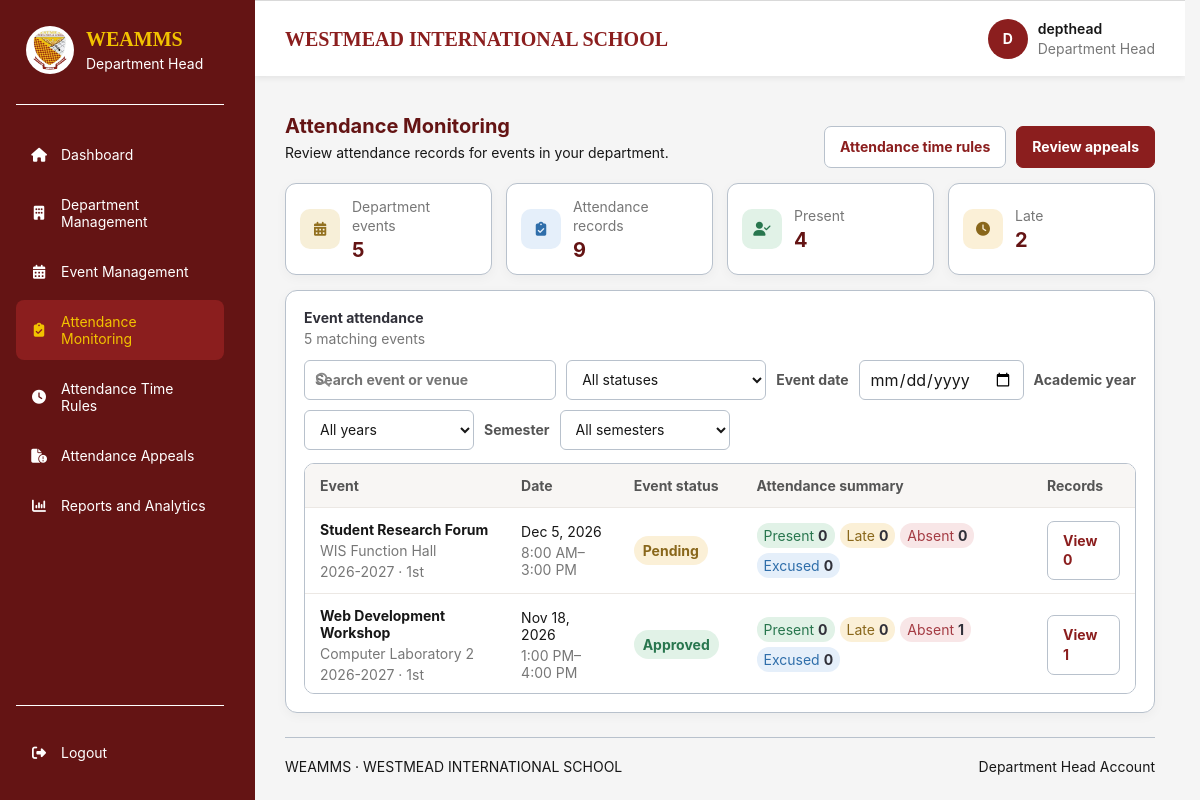
The page /department-head/attendance/index.php (signed in) on the database its author committed.
### tables this page shows
CREATE TABLE `events` (
  `event_id` bigint(20) UNSIGNED NOT NULL,
  `department_id` bigint(20) UNSIGNED NOT NULL,
  `requested_by` bigint(20) UNSIGNED NOT NULL,
  `academic_period_id` bigint(20) UNSIGNED NOT NULL,
  `event_title` varchar(200) NOT NULL,
  `event_description` text DEFAULT NULL,
  `venue` varchar(200) DEFAULT NULL,
  `start_at` datetime NOT NULL,
  `end_at` datetime NOT NULL,
  `attendance_opens_at` datetime DEFAULT NULL,
  `attendance_closes_at` datetime DEFAULT NULL,
  `event_status` enum('pending','approved','rejected','cancelled','cancellation_requested','completed') NOT NULL DEFAULT 'pending',
  `admin_reviewed_by` bigint(20) UNSIGNED DEFAULT NULL,
  `admin_reviewed_at` datetime DEFAULT NULL,
  `admin_remarks` text DEFAULT NULL,
  `cancellation_requested_at` datetime DEFAULT NULL,
  `cancellation_requested_by` bigint(20) UNSIGNED DEFAULT NULL,
  `cancellation_request_remarks` text DEFAULT NULL,
  `created_at` timestamp NOT NULL DEFAULT current_timestamp(),
  `updated_at` timestamp NOT NULL DEFAULT current_timestamp() ON UPDATE current_timestamp()
);

CREATE TABLE `academic_periods` (
  `academic_period_id` bigint(20) UNSIGNED NOT NULL,
  `academic_year` varchar(20) NOT NULL,
  `semester` enum('1st','2nd','Summer','Other') NOT NULL DEFAULT '1st',
  `start_date` date NOT NULL,
  `end_date` date NOT NULL,
  `is_current` tinyint(1) NOT NULL DEFAULT 0,
  `created_at` timestamp NOT NULL DEFAULT current_timestamp()
);

### includes/department_head_context.php (called while the page is built, shortened)
<?php
function dhEscape(mixed $value): string
{
    return htmlspecialchars(
        (string) $value,
        ENT_QUOTES,
        'UTF-8'
    );
}

### department-head/attendance/index.php (the view, shortened to what this page needs)
<?php
require_once __DIR__ . '/../../includes/department_head_layout_start.php';
$search = trim(is_string($_GET['q'] ?? null) ? $_GET['q'] : '');
$dateFilter = $_GET['date'] ?? '';
$sql = "
    SELECT e.event_id, e.event_title, e.venue, e.start_at, e.end_at,
           e.event_status, ap.academic_year, ap.semester,
           COALESCE(a.record_count, 0) AS record_count,
           COALESCE(a.present_count, 0) AS present_count,
           COALESCE(a.late_count, 0) AS late_count,
           COALESCE(a.absent_count, 0) AS absent_count,
           COALESCE(a.excused_count, 0) AS excused_count
    FROM events e
    INNER JOIN academic_periods ap
        ON ap.academic_period_id = e.academic_period_id
    LEFT JOIN (
        SELECT ea.event_id,
               COUNT(*) AS record_count,
               SUM(ea.attendance_status = 'present') AS present_count,
               SUM(ea.attendance_status = 'late') AS late_count,
               SUM(ea.attendance_status = 'absent') AS absent_count,
               SUM(ea.attendance_status = 'excused') AS excused_count
        FROM event_attendance ea
        INNER JOIN students s ON s.student_id = ea.student_id
        INNER JOIN events scoped_event ON scoped_event.event_id = ea.event_id
        WHERE scoped_event.department_id = :stats_department_id
          AND s.department_id = scoped_event.department_id
        GROUP BY ea.event_id
    ) a ON a.event_id = e.event_id
    WHERE e.department_id = :department_id";
$params = [
    'stats_department_id' => $departmentId,
    'department_id' => $departmentId,
];
$sql .= ' ORDER BY e.start_at DESC, e.event_id DESC';
$stmt = $pdo->prepare($sql);
$stmt->execute($params);
$events = $stmt->fetchAll(PDO::FETCH_ASSOC);
$summaryStmt = $pdo->prepare(
    "SELECT COUNT(DISTINCT e.event_id) AS event_count,
            COUNT(s.student_id) AS record_count,
            COALESCE(SUM(s.student_id IS NOT NULL AND ea.attendance_status = 'present'), 0) AS present_count,
            COALESCE(SUM(s.student_id IS NOT NULL AND ea.attendance_status = 'late'), 0) AS late_count,
            COALESCE(SUM(s.student_id IS NOT NULL AND ea.attendance_status = 'absent'), 0) AS absent_count,
            COALESCE(SUM(s.student_id IS NOT NULL AND ea.attendance_status = 'excused'), 0) AS excused_count
     FROM events e
     LEFT JOIN event_attendance ea ON ea.event_id = e.event_id
     LEFT JOIN students s
        ON s.student_id = ea.student_id
       AND s.department_id = e.department_id
     WHERE e.department_id = ?"
);
$summaryStmt->execute([$departmentId]);
$summary = $summaryStmt->fetch(PDO::FETCH_ASSOC);
?>
<section class="dashboard-section management-page attendance-monitoring-content">
    <div class="section-heading">
        <div>
            <h2>Attendance Monitoring</h2>
            <p>Review attendance records for events in your department.</p>
        </div>
        <div class="management-form-actions">
            <a class="management-button management-button-secondary" href="<?= dhEscape($baseUrl) ?>/department-head/attendance-settings/index.php">Attendance time rules</a>
            <a class="management-button" href="<?= dhEscape($baseUrl) ?>/department-head/appeals/index.php">Review appeals</a>
        </div>
    </div>
    <div class="attendance-monitor-summary">
        <article class="attendance-monitor-card">
            <span class="attendance-monitor-icon"><i class="fa-solid fa-calendar-days" aria-hidden="true"></i></span>
            <div><span>Department events</span><strong><?= (int) $summary['event_count'] ?></strong></div>
        </article>
        <article class="attendance-monitor-card">
            <span class="attendance-monitor-icon monitor-icon-blue"><i class="fa-solid fa-clipboard-check" aria-hidden="true"></i></span>
            <div><span>Attendance records</span><strong><?= (int) $summary['record_count'] ?></strong></div>
        </article>
        <article class="attendance-monitor-card">
            <span class="attendance-monitor-icon monitor-icon-green"><i class="fa-solid fa-user-check" aria-hidden="true"></i></span>
            <div><span>Present</span><strong><?= (int) $summary['present_count'] ?></strong></div>
        </article>
        <article class="attendance-monitor-card">
            <span class="attendance-monitor-icon monitor-icon-gold"><i class="fa-solid fa-clock" aria-hidden="true"></i></span>
            <div><span>Late</span><strong><?= (int) $summary['late_count'] ?></strong></div>
        </article>
    </div>
    <div class="attendance-monitor-panel">
        <div class="attendance-monitor-panel-heading">
            <div>
                <h3>Event attendance</h3>
                <p><?= count($events) ?> matching <?= count($events) === 1 ? 'event' : 'events' ?></p>
            </div>
        </div>
        <form class="management-filter attendance-monitor-filter" method="get" action="<?= dhEscape($baseUrl) ?>/department-head/attendance/index.php">
            <label class="attendance-monitor-search">
                <input type="search" name="q" value="<?= dhEscape($search) ?>" placeholder="Search event or venue">
            </label>
            <select id="event-status" name="status" onchange="this.form.requestSubmit()">
                <option value="">All statuses</option>
            </select>
            <label for="event-date">Event date</label>
            <input id="event-date" type="date" name="date" value="<?= dhEscape($dateFilter) ?>" onchange="this.form.requestSubmit()">
            <label for="academic-year">Academic year</label>
            <select id="academic-year" name="academic_year" onchange="this.form.requestSubmit()">
                <option value="">All years</option>
            </select>
            <label for="semester">Semester</label>
            <select id="semester" name="semester" onchange="this.form.requestSubmit()">
                <option value="">All semesters</option>
            </select>
        </form>
        <?php if ($events === []): ?>
            <div class="department-panel empty-state">
                <i class="fa-solid fa-clipboard-list" aria-hidden="true"></i>
                <strong>No matching events</strong>
                <p>Events and their attendance summaries will appear here.</p>
            </div>
        <?php else: ?>
            <div class="management-table-wrap attendance-event-scroll">
                <table class="management-table">
                    <thead>
                        <tr>
                            <th scope="col">Event</th>
                            <th scope="col">Date</th>
                            <th scope="col">Event status</th>
                            <th scope="col">Attendance summary</th>
                            <th scope="col">Records</th>
                        </tr>
                    </thead>
                    <tbody>
                        <?php foreach ($events as $event): ?>
                            <?php $eventStatus = strtolower($event['event_status']); ?>
                            <tr>
                                <td data-label="Event">
                                    <strong><?= dhEscape($event['event_title']) ?></strong>
                                    <span><?= dhEscape($event['venue'] ?: 'Venue not specified') ?></span>
                                    <span><?= dhEscape($event['academic_year']) ?> · <?= dhEscape($event['semester']) ?></span>
                                </td>
                                <td data-label="Date">
                                    <?= dhEscape(date('M j, Y', strtotime($event['start_at']))) ?>
                                    <span><?= dhEscape(date('g:i A', strtotime($event['start_at']))) ?>–<?= dhEscape(date('g:i A', strtotime($event['end_at']))) ?></span>
                                </td>
                                <td data-label="Event status">
                                    <span class="status-pill status-<?= dhEscape($eventStatus) ?>">
                                        <?= dhEscape(ucfirst($eventStatus)) ?>
                                    </span>
                                </td>
                                <td data-label="Attendance summary">
                                    <div class="attendance-status-counts">
                                        <span class="monitor-count-present">Present <strong><?= (int) $event['present_count'] ?></strong></span>
                                        <span class="monitor-count-late">Late <strong><?= (int) $event['late_count'] ?></strong></span>
                                        <span class="monitor-count-absent">Absent <strong><?= (int) $event['absent_count'] ?></strong></span>
                                        <span class="monitor-count-excused">Excused <strong><?= (int) $event['excused_count'] ?></strong></span>
                                    </div>
                                </td>
                                <td data-label="Records">
                                    <a class="management-button management-button-secondary" href="<?= dhEscape($baseUrl) ?>/department-head/attendance/records.php?event_id=<?= (int) $event['event_id'] ?>">
                                        View <?= (int) $event['record_count'] ?>
                                    </a>
                                </td>
                            </tr>
                        <?php endforeach; ?>
                    </tbody>
                </table>
            </div>
        <?php endif; ?>
    </div>
</section>
<?php require __DIR__ . '/../../includes/footer.php'; ?>
</main>
</body>
</html>

### assets/css/style.css (style rules this page uses)
:root { --wis-maroon-light: #B43737; --wis-maroon: #8B1E1E; --wis-maroon-dark: #641414; --wis-gold: #F2C300; --wis-gold-dark: #D6A900; --wis-white: #FFFFFF; --wis-light-blue: #E8F0FE; --wis-black: #171717; --wis-background: #F5F5F5; --wis-border: #B8C1CC; --wis-shadow: 0 8px 25px rgba(0, 0, 0, 0.10); }
* { box-sizing: border-box; margin: 0; padding: 0; }
html { scroll-behavior: smooth; }
body { display: flex; justify-content: center; align-items: flex-start; min-height: 100vh; padding: 0 20px; background: var(--wis-background); color: var(--wis-black); font-family: Arial, Helvetica, sans-serif; }
form { width: 100%; margin: 0 auto; }

### rows shown on the page
events: event_title "Student Research Forum", venue "WIS Function Hall", academic_period.academic_year "2026-2027", academic_period.semester "1st", start_at "Dec 5, 2026", start_at "8:00 AM", end_at "3:00 PM", event_status "Pending", present_count "0", late_count "0", absent_count "0", excused_count "0", record_count "0"
events: event_title "Web Development Workshop", venue "Computer Laboratory 2", academic_period.academic_year "2026-2027", academic_period.semester "1st", start_at "Nov 18, 2026", start_at "1:00 PM", end_at "4:00 PM", event_status "Approved", present_count "0", late_count "0", absent_count "1", excused_count "0", record_count "1"

### other values the page prints
str_replace('_', ' ', $role) "Department Head"
$label "Dashboard"
$label "Department Management"
$label "Event Management"
$label "Attendance Monitoring"
$label "Attendance Time Rules"
$label "Attendance Appeals"
$label "Reports and Analytics"
$initial "D"
$username "depthead"
$userRole "Department Head"
$summary['event_count'] "5"
$summary['record_count'] "9"
$summary['present_count'] "4"
$summary['late_count'] "2"
